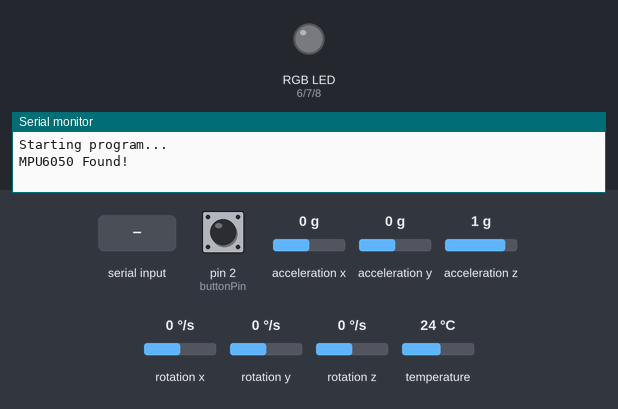
A sketch run on a simulated Arduino Leonardo, built with avr-gcc and run on an emulated ATmega32U4. Parts: an RGB LED mixed from three pins (HIGH = lit), the last lines printed to the serial monitor. Dashed ring = blinking. Inputs (shaded band) come from the test bench; at power-on: pin 2 (buttonPin) LOW, acceleration x 0 g, acceleration y 0 g, acceleration z 1 g, rotation x 0 °/s, rotation y 0 °/s, rotation z 0 °/s, temperature 24 °C.

Above: at 1.3 s.
1.4 s: pin 2 (buttonPin) pulled HIGH for 0.15 s
At 1.76 s:
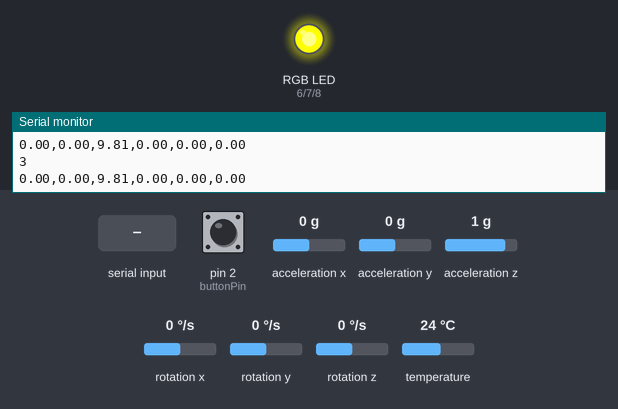
4.4 s: "c3\n" received over the second serial link
At 5.2 s:
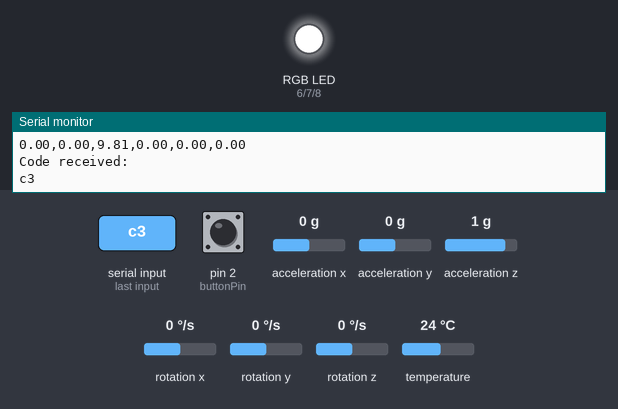
7.4 s: pin 2 (buttonPin) pulled HIGH for 3.2 s
12.1 s: pin 2 (buttonPin) pulled HIGH for 3.2 s
At 13.14 s:
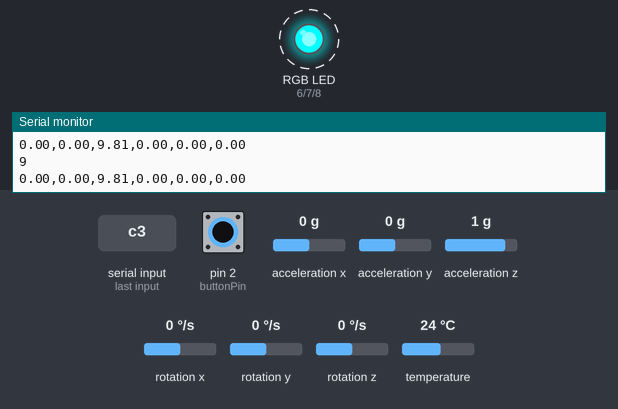
16.8 s: pin 2 (buttonPin) pulled HIGH for 1 s
At 18.76 s:
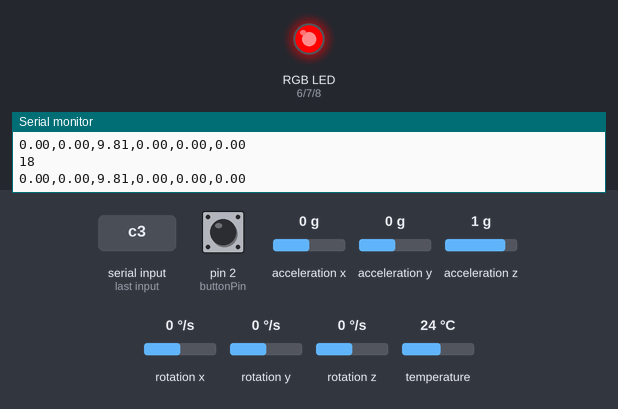
19.8 s: "c1\n" received over the second serial link
At 20.2 s:
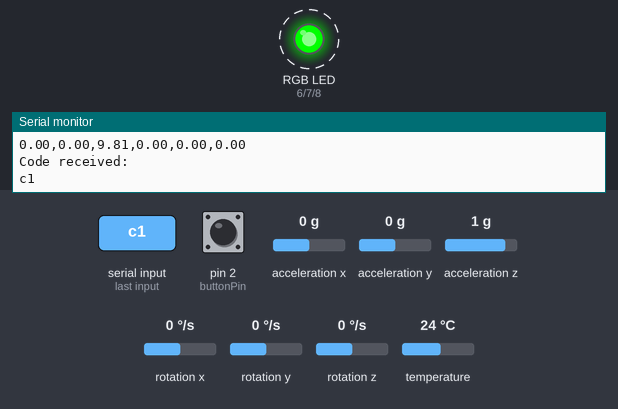
Timing chart, 0 to 23.8 s (numbered marks = the images above; inputs shaded):
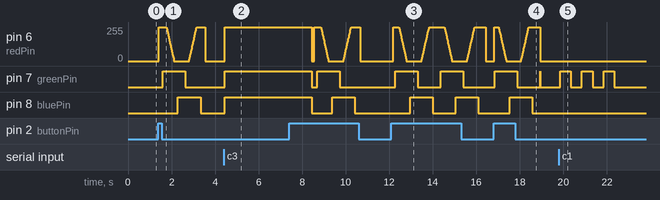

Measured:
- after the input at 1.4 s, pin 7 (greenPin): LOW → HIGH after 0.19 s, → LOW 1.0 s later; pin 8 (bluePin): LOW → HIGH after 0.89 s, → LOW 1.0 s later
- after the input at 4.4 s, pin 6 (redPin): 0/255 → 255/255 at once; pin 7 (greenPin), pin 8 (bluePin): LOW → HIGH at once
- after the input at 16.8 s, pin 7 (greenPin): LOW → HIGH after 0.06 s, → LOW 1.0 s later, → HIGH 1.0 s later, → LOW 0.02 s later; pin 8 (bluePin): LOW → HIGH after 0.75 s, → LOW 1.0 s later
- after the input at 19.8 s, pin 7 (greenPin): alternates HIGH for 0.50 s and LOW for 0.50 s, 6 changes in all, then stays LOW, starting after 0.05 s

The sketch:

IMUReadingsBuffered.ino
```cpp
#include <Adafruit_MPU6050.h>
#include <Adafruit_Sensor.h>
#include <Wire.h>
#include <SoftwareSerial.h>

#define STACK_SIZE 20

const int buttonPin = 2;
//RGB Led
const int redPin = 6;
const int greenPin = 7;
const int bluePin = 8;

//Counter for the amount of sequences sent
int counter = 0;

// Number of colors used for animating, higher = smoother and slower animation)
int numColors = 255;

//Counter to keep track of led color
int ledCounter = 0;
int buttonState = 0;
//Led to notify gesture recording
bool ledOn = false;
//Control wether pushing the button does anything at all
bool canPushButton = true;

Adafruit_MPU6050 mpu;

//Serial communication with Esp8266 Setup
SoftwareSerial mySerial(10, 11);  // RX, TX


//Timers
const unsigned long mainLoopInterval = 100;
const unsigned long rgbInterval = 8;

unsigned long mainLoopTimer;
unsigned long rgbTimer;

//Serial readings variables
const byte numChars = 3;
char receivedChars[numChars];   // an array to store the received data
boolean newData = false;

void setup(void) {

  Serial.println("Starting program...");

  //Timers
  mainLoopTimer = millis();
  rgbTimer = millis();

  //Pin outputs
  pinMode(buttonPin, INPUT);
  pinMode(redPin, OUTPUT);
  pinMode(greenPin, OUTPUT);
  pinMode(bluePin, OUTPUT);

  Serial.begin(115200);
  while (!Serial)
    delay(10);  // will pause Zero, Leonardo, etc until serial console opens


  // Try to initialize!
  if (!mpu.begin()) {
    Serial.println("Failed to find MPU6050 chip");
    while (1) {
      delay(10);
    }
  }
  Serial.println("MPU6050 Found!");

  //Stablish ranges
  mpu.setAccelerometerRange(MPU6050_RANGE_8_G);
  mpu.setGyroRange(MPU6050_RANGE_500_DEG);
  //21 Khz bandwitdh
  mpu.setFilterBandwidth(MPU6050_BAND_21_HZ);
  delay(100);


  //Serial Comunication with esp8266
  mySerial.begin(115200);
  mySerial.println("Starting conexion");
}


void loop() {


  if((millis() - mainLoopTimer) >= mainLoopInterval){

    /* Get new sensor events with the readings */
    //if recording
    if (ledOn) {
      sensors_event_t a, g, temp;
      mpu.getEvent(&a, &g, &temp);

      String values = "";
      values = String(a.acceleration.x) + "," + String(a.acceleration.y) + "," + String(a.acceleration.z) + "," + String(g.gyro.x) + "," + String(g.gyro.y) + "," + String(g.gyro.z);

      //Send over serial
      mySerial.println(values);
      counter++;

      Serial.println(counter);
      Serial.println(values);
      if (counter == STACK_SIZE) {
        //if buffer fills stop
        toggle_led();
        //restart counter
        counter = 0;
      }

    }

    //Button
    buttonState = digitalRead(buttonPin);

    if (buttonState == HIGH && canPushButton) {
      Serial.println("Button has been pushed");
      toggle_led();
      mySerial.println("Sequence");
    }


    //#########################################################
    //Serial reading
    recvWithEndMarker();

    if (newData == true) {
        Serial.println("Code received: ");
        Serial.println(receivedChars);

        /*
        Response codes:
        - c1: Operation succesfull
        - c2: Error ocurred
        - c3: Lumos command for wand

        */


        if(!strncmp(receivedChars, "c1",numChars)){
            setColor(0, 255, 0);
            delay(500);
            setColor(0, 0, 0);
            delay(500);
            setColor(0, 255, 0);
            delay(500);
            setColor(0, 0, 0);
            delay(500);
            setColor(0, 255, 0);
            delay(500);
            setColor(0, 0, 0);


        }else if(!strncmp(receivedChars, "c2",numChars)){
            setColor(255, 0, 0);
            delay(300);
            setColor(0, 0, 0);
            delay(300);
            setColor(255, 0, 0);
            delay(300);
            setColor(0, 0, 0);
            delay(300);
            setColor(255, 0, 0);
            delay(300);
            setColor(0, 0, 0);

        }else if(!strncmp(receivedChars, "c3",numChars)){
          setColor(255, 255, 255);
          delay(4000);
          setColor(0, 0, 0);
        }

        newData = false;
    }

    //############################################

    mainLoopTimer = millis();
  }

  if((millis() - rgbTimer) >= rgbInterval){
    //RGB Led
    if(ledOn){
      float colorNumber = ledCounter > numColors ? ledCounter - numColors: ledCounter;

      //Led Brightness
      float brightness = 1; // Between 0 and 1 (0 = dark, 1 is full brightness)
      float saturation = 1; // Between 0 and 1 (0 = gray, 1 = full color)
      float hue = (colorNumber / float(numColors)) * 360; // Number between 0 and 360
      long color = HSBtoRGB(hue, saturation, brightness);

      // Get the red, blue and green parts from generated color
      int red = color >> 16 & 255;
      int green = color >> 8 & 255;
      int blue = color & 255;

      setColor(red, green, blue);

      // Counter can never be greater then 2 times the number of available colors
      // the colorNumber = line above takes care of counting backwards (nicely looping animation)
      // when counter is larger then the number of available colors
      ledCounter = (ledCounter + 1) % (numColors * 2);
    }else{
      //If led not on just no color
      setColor(0,0,0);
    }

    rgbTimer = millis();
  }


}

//Toggle LED
void toggle_led() {
  ledOn = canPushButton;
  canPushButton = !canPushButton;
}

//Set RGB Led Color
void setColor(int redValue, int greenValue, int blueValue) {
  analogWrite(redPin, redValue);
  analogWrite(greenPin, greenValue);
  analogWrite(bluePin, blueValue);
}

long HSBtoRGB(float _hue, float _sat, float _brightness) {
    float red = 0.0;
    float green = 0.0;
    float blue = 0.0;

    if (_sat == 0.0) {
        red = _brightness;
        green = _brightness;
        blue = _brightness;
    } else {
        if (_hue == 360.0) {
            _hue = 0;
        }

        int slice = _hue / 60.0;
        float hue_frac = (_hue / 60.0) - slice;

        float aa = _brightness * (1.0 - _sat);
        float bb = _brightness * (1.0 - _sat * hue_frac);
        float cc = _brightness * (1.0 - _sat * (1.0 - hue_frac));

        switch(slice) {
            case 0:
                red = _brightness;
                green = cc;
                blue = aa;
                break;
            case 1:
                red = bb;
                green = _brightness;
                blue = aa;
                break;
            case 2:
                red = aa;
                green = _brightness;
                blue = cc;
                break;
            case 3:
                red = aa;
                green = bb;
                blue = _brightness;
                break;
            case 4:
                red = cc;
                green = aa;
                blue = _brightness;
                break;
            case 5:
                red = _brightness;
                green = aa;
                blue = bb;
                break;
            default:
                red = 0.0;
                green = 0.0;
                blue = 0.0;
                break;
        }
    }

    long ired = red * 255.0;
    long igreen = green * 255.0;
    long iblue = blue * 255.0;

    return long((ired << 16) | (igreen << 8) | (iblue));
}


void recvWithEndMarker() {
    static byte ndx = 0;
    char endMarker = '\n';
    char rc;

    while (mySerial.available() > 0 && newData == false) {
        rc = mySerial.read();

        if (rc != endMarker) {
            receivedChars[ndx] = rc;
            ndx++;
            if (ndx >= numChars) {
                ndx = numChars - 1;
            }
        }
        else {
            receivedChars[ndx] = '\0'; // terminate the string
            ndx = 0;
            newData = true;
        }
    }
}
```
